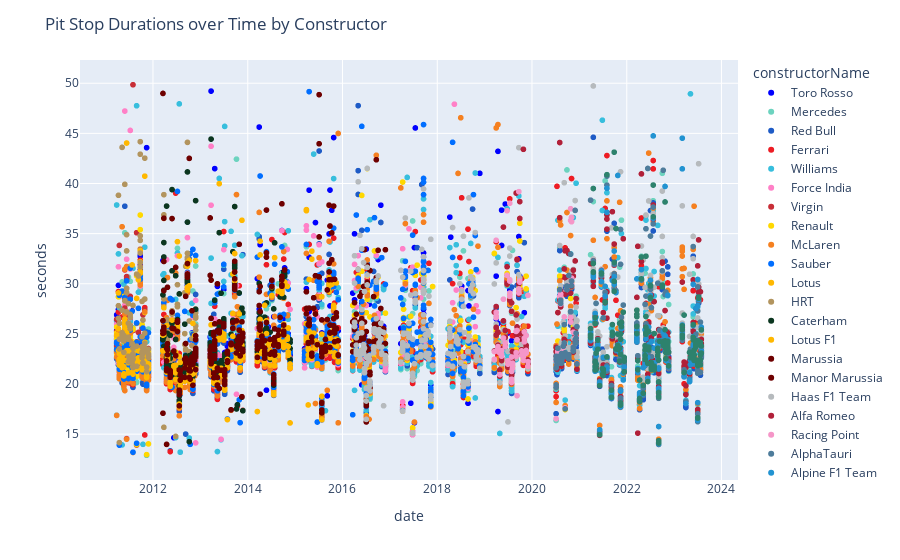

Write notebook code for a chart like this one.
### Code cell
fig = px.scatter(newpitstops[newpitstops['seconds']<50],
                 x='date',
                 y='seconds',
                 color='constructorName',
                 color_discrete_map=constructor_color_map,
                )
fig.update_layout(
    title_text='Pit Stop Durations over Time by Constructor',
)
fig.show()

print("The scatter plot below shows the pitstop times of each team from years 2015 to 2022, the cluster of datapoints shows the average times and the outliers. The outliers below the average show the teams who excell in pitstiops and the outliers above the clustered average shows which teams do not excell in pitstops.")

### Figure 1 — Plotly figure (JSON) as saved in the notebook; plotly's stock layout.template omitted (floating-point values rounded to 4 significant figures; data arrays with more than 128 entries replaced by an {"elided": "..."} marker saying what was removed)
{"data": [{"hovertemplate": "constructorName=Toro Rosso<br>date=%{x}<br>seconds=%{y}<extra></extra>", "legendgroup": "Toro Rosso", "marker": {"color": "#0000FF", "symbol": "circle"}, "mode": "markers", "name": "Toro Rosso", "showlegend": true, "type": "scattergl", "x": {"elided": "669 str values"}, "xaxis": "x", "y": {"elided": "669 float values"}, "yaxis": "y"}, {"hovertemplate": "constructorName=Mercedes<br>date=%{x}<br>seconds=%{y}<extra></extra>", "legendgroup": "Mercedes", "marker": {"color": "#6CD3BF", "symbol": "circle"}, "mode": "markers", "name": "Mercedes", "showlegend": true, "type": "scattergl", "x": {"elided": "934 str values"}, "xaxis": "x", "y": {"elided": "934 float values"}, "yaxis": "y"}, {"hovertemplate": "constructorName=Red Bull<br>date=%{x}<br>seconds=%{y}<extra></extra>", "legendgroup": "Red Bull", "marker": {"color": "#1E5BC6", "symbol": "circle"}, "mode": "markers", "name": "Red Bull", "showlegend": true, "type": "scattergl", "x": {"elided": "952 str values"}, "xaxis": "x", "y": {"elided": "952 float values"}, "yaxis": "y"}, {"hovertemplate": "constructorName=Ferrari<br>date=%{x}<br>seconds=%{y}<extra></extra>", "legendgroup": "Ferrari", "marker": {"color": "#ED1C24", "symbol": "circle"}, "mode": "markers", "name": "Ferrari", "showlegend": true, "type": "scattergl", "x": {"elided": "927 str values"}, "xaxis": "x", "y": {"elided": "927 float values"}, "yaxis": "y"}, {"hovertemplate": "constructorName=Williams<br>date=%{x}<br>seconds=%{y}<extra></extra>", "legendgroup": "Williams", "marker": {"color": "#37BEDD", "symbol": "circle"}, "mode": "markers", "name": "Williams", "showlegend": true, "type": "scattergl", "x": {"elided": "960 str values"}, "xaxis": "x", "y": {"elided": "960 float values"}, "yaxis": "y"}, {"hovertemplate": "constructorName=Force India<br>date=%{x}<br>seconds=%{y}<extra></extra>", "legendgroup": "Force India", "marker": {"color": "#FF80C7", "symbol": "circle"}, "mode": "markers", "name": "Force India", "showlegend": true, "type": "scattergl", "x": {"elided": "593 str values"}, "xaxis": "x", "y": {"elided": "593 float values"}, "yaxis": "y"}, {"hovertemplate": "constructorName=Virgin<br>date=%{x}<br>seconds=%{y}<extra></extra>", "legendgroup": "Virgin", "marker": {"color": "#c82e37", "symbol": "circle"}, "mode": "markers", "name": "Virgin", "showlegend": true, "type": "scattergl", "x": ["2011-03-27T00:00:00", "2011-03-27T00:00:00", "2011-03-27T00:00:00", "2011-04-10T00:00:00", "2011-04-10T00:00:00", "2011-04-10T00:00:00", "2011-04-10T00:00:00", "2011-04-17T00:00:00", "2011-04-17T00:00:00", "2011-04-17T00:00:00", "2011-04-17T00:00:00", "2011-04-17T00:00:00", "2011-05-08T00:00:00", "2011-05-08T00:00:00", "2011-05-22T00:00:00", "2011-05-22T00:00:00", "2011-05-22T00:00:00", "2011-05-22T00:00:00", "2011-05-22T00:00:00", "2011-05-22T00:00:00", "2011-05-29T00:00:00", "2011-05-29T00:00:00", "2011-05-29T00:00:00", "2011-06-12T00:00:00", "2011-06-12T00:00:00", "2011-06-12T00:00:00", "2011-06-12T00:00:00", "2011-06-12T00:00:00", "2011-06-12T00:00:00", "2011-06-12T00:00:00", "2011-06-26T00:00:00", "2011-06-26T00:00:00", "2011-06-26T00:00:00", "2011-06-26T00:00:00", "2011-07-10T00:00:00", "2011-07-10T00:00:00", "2011-07-10T00:00:00", "2011-07-10T00:00:00", "2011-07-24T00:00:00", "2011-07-24T00:00:00", "2011-07-24T00:00:00", "2011-07-24T00:00:00", "2011-07-31T00:00:00", "2011-07-31T00:00:00", "2011-07-31T00:00:00", "2011-07-31T00:00:00", "2011-07-31T00:00:00", "2011-07-31T00:00:00", "2011-07-31T00:00:00", "2011-08-28T00:00:00", "2011-08-28T00:00:00", "2011-08-28T00:00:00", "2011-08-28T00:00:00", "2011-08-28T00:00:00", "2011-08-28T00:00:00", "2011-09-11T00:00:00", "2011-09-11T00:00:00", "2011-09-25T00:00:00", "2011-09-25T00:00:00", "2011-10-09T00:00:00", "2011-10-09T00:00:00", "2011-10-09T00:00:00", "2011-10-09T00:00:00", "2011-10-09T00:00:00", "2011-10-09T00:00:00", "2011-10-16T00:00:00", "2011-10-16T00:00:00", "2011-10-16T00:00:00", "2011-10-16T00:00:00", "2011-10-30T00:00:00", "2011-10-30T00:00:00", "2011-10-30T00:00:00", "2011-11-13T00:00:00", "2011-11-13T00:00:00", "2011-11-27T00:00:00", "2011-11-27T00:00:00", "2011-11-27T00:00:00"], "xaxis": "x", "y": [25.26, 26.45, 23.79, 24.62, 24.43, 26.25, 24.42, 22.68, 21.91, 33.83, 22.9, 22.8, 22.78, 24.84, 22.74, 21.63, 21.17, 23.18, 22.98, 21.71, 26.83, 27.58, 26.46, 24.14, 30.5, 24.66, 14.54, 30.71, 24.43, 25.08, 21.9, 22.03, 21.94, 22.25, 25.42, 24.96, 28.74, 25.43, 22.25, 21.25, 20.76, 23.59, 22.22, 20.61, 20.93, 25.34, 20.92, 49.85, 22.47, 35.09, 13.91, 24.2, 21.72, 22.94, 22.11, 25.15, 22.78, 31.76, 31.59, 25.56, 21.73, 22.88, 23.01, 22.26, 24.27, 22.53, 22.48, 26.91, 22.41, 27.38, 22.69, 22.47, 21.79, 20.56, 21.86, 23.54, 22.45], "yaxis": "y"}, {"hovertemplate": "constructorName=Renault<br>date=%{x}<br>seconds=%{y}<extra></extra>", "legendgroup": "Renault", "marker": {"color": "#FFD800", "symbol": "circle"}, "mode": "markers", "name": "Renault", "showlegend": true, "type": "scattergl", "x": {"elided": "389 str values"}, "xaxis": "x", "y": {"elided": "389 float values"}, "yaxis": "y"}, {"hovertemplate": "constructorName=McLaren<br>date=%{x}<br>seconds=%{y}<extra></extra>", "legendgroup": "McLaren", "marker": {"color": "#F58020", "symbol": "circle"}, "mode": "markers", "name": "McLaren", "showlegend": true, "type": "scattergl", "x": {"elided": "917 str values"}, "xaxis": "x", "y": {"elided": "917 float values"}, "yaxis": "y"}, {"hovertemplate": "constructorName=Sauber<br>date=%{x}<br>seconds=%{y}<extra></extra>", "legendgroup": "Sauber", "marker": {"color": "#006EFF", "symbol": "circle"}, "mode": "markers", "name": "Sauber", "showlegend": true, "type": "scattergl", "x": {"elided": "607 str values"}, "xaxis": "x", "y": {"elided": "607 float values"}, "yaxis": "y"}, {"hovertemplate": "constructorName=Lotus<br>date=%{x}<br>seconds=%{y}<extra></extra>", "legendgroup": "Lotus", "marker": {"color": "#FFB800", "symbol": "circle"}, "mode": "markers", "name": "Lotus", "showlegend": true, "type": "scattergl", "x": ["2011-03-27T00:00:00", "2011-03-27T00:00:00", "2011-03-27T00:00:00", "2011-04-10T00:00:00", "2011-04-10T00:00:00", "2011-04-10T00:00:00", "2011-04-17T00:00:00", "2011-04-17T00:00:00", "2011-04-17T00:00:00", "2011-04-17T00:00:00", "2011-05-08T00:00:00", "2011-05-08T00:00:00", "2011-05-08T00:00:00", "2011-05-08T00:00:00", "2011-05-08T00:00:00", "2011-05-08T00:00:00", "2011-05-22T00:00:00", "2011-05-22T00:00:00", "2011-05-22T00:00:00", "2011-05-22T00:00:00", "2011-05-22T00:00:00", "2011-05-22T00:00:00", "2011-05-29T00:00:00", "2011-05-29T00:00:00", "2011-05-29T00:00:00", "2011-05-29T00:00:00", "2011-06-12T00:00:00", "2011-06-12T00:00:00", "2011-06-12T00:00:00", "2011-06-26T00:00:00", "2011-06-26T00:00:00", "2011-06-26T00:00:00", "2011-06-26T00:00:00", "2011-06-26T00:00:00", "2011-07-24T00:00:00", "2011-07-24T00:00:00", "2011-07-24T00:00:00", "2011-07-24T00:00:00", "2011-07-24T00:00:00", "2011-07-31T00:00:00", "2011-07-31T00:00:00", "2011-07-31T00:00:00", "2011-07-31T00:00:00", "2011-07-31T00:00:00", "2011-07-31T00:00:00", "2011-08-28T00:00:00", "2011-08-28T00:00:00", "2011-08-28T00:00:00", "2011-08-28T00:00:00", "2011-08-28T00:00:00", "2011-09-11T00:00:00", "2011-09-11T00:00:00", "2011-09-11T00:00:00", "2011-09-11T00:00:00", "2011-09-25T00:00:00", "2011-09-25T00:00:00", "2011-09-25T00:00:00", "2011-09-25T00:00:00", "2011-09-25T00:00:00", "2011-09-25T00:00:00", "2011-10-09T00:00:00", "2011-10-09T00:00:00", "2011-10-09T00:00:00", "2011-10-09T00:00:00", "2011-10-09T00:00:00", "2011-10-09T00:00:00", "2011-10-16T00:00:00", "2011-10-16T00:00:00", "2011-10-16T00:00:00", "2011-10-16T00:00:00", "2011-10-30T00:00:00", "2011-10-30T00:00:00", "2011-10-30T00:00:00", "2011-10-30T00:00:00", "2011-10-30T00:00:00", "2011-11-13T00:00:00", "2011-11-13T00:00:00", "2011-11-13T00:00:00", "2011-11-13T00:00:00", "2011-11-27T00:00:00", "2011-11-27T00:00:00", "2011-11-27T00:00:00", "2011-11-27T00:00:00", "2011-11-27T00:00:00"], "xaxis": "x", "y": [24.9, 24.85, 24.86, 25.52, 29.08, 23.34, 22.48, 21.89, 23.03, 22.26, 23.07, 22.86, 22.22, 22.85, 21.63, 23.11, 22.36, 21.72, 23.0, 21.02, 20.81, 23.07, 26.48, 25.88, 25.59, 26.07, 44.04, 23.33, 25.14, 23.24, 21.13, 22.63, 23.33, 22.13, 31.88, 22.33, 22.46, 22.09, 21.18, 22.77, 22.15, 20.99, 22.36, 21.71, 23.12, 28.54, 22.01, 22.31, 22.16, 21.48, 30.39, 23.42, 23.3, 22.61, 32.2, 31.62, 31.21, 31.05, 33.32, 31.17, 21.41, 21.52, 22.53, 21.64, 22.23, 22.16, 22.44, 22.85, 21.95, 22.67, 40.73, 22.89, 24.15, 22.23, 22.0, 21.15, 20.65, 20.82, 20.79, 22.85, 22.01, 21.48, 22.62, 21.55], "yaxis": "y"}, {"hovertemplate": "constructorName=HRT<br>date=%{x}<br>seconds=%{y}<extra></extra>", "legendgroup": "HRT", "marker": {"color": "#b2945e", "symbol": "circle"}, "mode": "markers", "name": "HRT", "showlegend": true, "type": "scattergl", "x": {"elided": "148 str values"}, "xaxis": "x", "y": {"elided": "148 float values"}, "yaxis": "y"}, {"hovertemplate": "constructorName=Caterham<br>date=%{x}<br>seconds=%{y}<extra></extra>", "legendgroup": "Caterham", "marker": {"color": "#0b361f", "symbol": "circle"}, "mode": "markers", "name": "Caterham", "showlegend": true, "type": "scattergl", "x": {"elided": "238 str values"}, "xaxis": "x", "y": {"elided": "238 float values"}, "yaxis": "y"}, {"hovertemplate": "constructorName=Lotus F1<br>date=%{x}<br>seconds=%{y}<extra></extra>", "legendgroup": "Lotus F1", "marker": {"color": "#FFB800", "symbol": "circle"}, "mode": "markers", "name": "Lotus F1", "showlegend": true, "type": "scattergl", "x": {"elided": "280 str values"}, "xaxis": "x", "y": {"elided": "280 float values"}, "yaxis": "y"}, {"hovertemplate": "constructorName=Marussia<br>date=%{x}<br>seconds=%{y}<extra></extra>", "legendgroup": "Marussia", "marker": {"color": "#6E0000", "symbol": "circle"}, "mode": "markers", "name": "Marussia", "showlegend": true, "type": "scattergl", "x": {"elided": "230 str values"}, "xaxis": "x", "y": {"elided": "230 float values"}, "yaxis": "y"}, {"hovertemplate": "constructorName=Manor Marussia<br>date=%{x}<br>seconds=%{y}<extra></extra>", "legendgroup": "Manor Marussia", "marker": {"color": "#6E0000", "symbol": "circle"}, "mode": "markers", "name": "Manor Marussia", "showlegend": true, "type": "scattergl", "x": {"elided": "148 str values"}, "xaxis": "x", "y": {"elided": "148 float values"}, "yaxis": "y"}, {"hovertemplate": "constructorName=Haas F1 Team<br>date=%{x}<br>seconds=%{y}<extra></extra>", "legendgroup": "Haas F1 Team", "marker": {"color": "#B6BABD", "symbol": "circle"}, "mode": "markers", "name": "Haas F1 Team", "showlegend": true, "type": "scattergl", "x": {"elided": "505 str values"}, "xaxis": "x", "y": {"elided": "505 float values"}, "yaxis": "y"}, {"hovertemplate": "constructorName=Alfa Romeo<br>date=%{x}<br>seconds=%{y}<extra></extra>", "legendgroup": "Alfa Romeo", "marker": {"color": "#B12039", "symbol": "circle"}, "mode": "markers", "name": "Alfa Romeo", "showlegend": true, "type": "scattergl", "x": {"elided": "300 str values"}, "xaxis": "x", "y": {"elided": "300 float values"}, "yaxis": "y"}, {"hovertemplate": "constructorName=Racing Point<br>date=%{x}<br>seconds=%{y}<extra></extra>", "legendgroup": "Racing Point", "marker": {"color": "#F596C8", "symbol": "circle"}, "mode": "markers", "name": "Racing Point", "showlegend": true, "type": "scattergl", "x": ["2019-03-17T00:00:00", "2019-03-17T00:00:00", "2019-03-31T00:00:00", "2019-03-31T00:00:00", "2019-03-31T00:00:00", "2019-03-31T00:00:00", "2019-04-14T00:00:00", "2019-04-14T00:00:00", "2019-04-14T00:00:00", "2019-04-28T00:00:00", "2019-04-28T00:00:00", "2019-05-12T00:00:00", "2019-05-12T00:00:00", "2019-05-12T00:00:00", "2019-05-26T00:00:00", "2019-05-26T00:00:00", "2019-06-09T00:00:00", "2019-06-09T00:00:00", "2019-06-23T00:00:00", "2019-06-23T00:00:00", "2019-06-30T00:00:00", "2019-06-30T00:00:00", "2019-07-14T00:00:00", "2019-07-14T00:00:00", "2019-07-14T00:00:00", "2019-07-14T00:00:00", "2019-07-14T00:00:00", "2019-07-28T00:00:00", "2019-07-28T00:00:00", "2019-07-28T00:00:00", "2019-07-28T00:00:00", "2019-07-28T00:00:00", "2019-08-04T00:00:00", "2019-08-04T00:00:00", "2019-08-04T00:00:00", "2019-09-01T00:00:00", "2019-09-01T00:00:00", "2019-09-01T00:00:00", "2019-09-08T00:00:00", "2019-09-08T00:00:00", "2019-09-08T00:00:00", "2019-09-22T00:00:00", "2019-09-22T00:00:00", "2019-09-22T00:00:00", "2019-09-22T00:00:00", "2019-09-29T00:00:00", "2019-09-29T00:00:00", "2019-10-13T00:00:00", "2019-10-13T00:00:00", "2019-10-13T00:00:00", "2019-10-27T00:00:00", "2019-10-27T00:00:00", "2019-11-03T00:00:00", "2019-11-03T00:00:00", "2019-11-03T00:00:00", "2019-11-17T00:00:00", "2019-11-17T00:00:00", "2019-11-17T00:00:00", "2019-11-17T00:00:00", "2019-12-01T00:00:00", "2019-12-01T00:00:00", "2019-12-01T00:00:00", "2020-07-05T00:00:00", "2020-07-05T00:00:00", "2020-07-12T00:00:00", "2020-07-12T00:00:00", "2020-07-19T00:00:00", "2020-07-19T00:00:00", "2020-07-19T00:00:00", "2020-07-19T00:00:00", "2020-07-19T00:00:00", "2020-08-02T00:00:00", "2020-08-09T00:00:00", "2020-08-09T00:00:00", "2020-08-09T00:00:00", "2020-08-09T00:00:00", "2020-08-09T00:00:00", "2020-08-16T00:00:00", "2020-08-16T00:00:00", "2020-08-16T00:00:00", "2020-08-30T00:00:00", "2020-08-30T00:00:00", "2020-09-06T00:00:00", "2020-09-13T00:00:00", "2020-09-13T00:00:00", "2020-09-13T00:00:00", "2020-09-13T00:00:00", "2020-09-13T00:00:00", "2020-09-27T00:00:00", "2020-10-11T00:00:00", "2020-10-11T00:00:00", "2020-10-11T00:00:00", "2020-10-11T00:00:00", "2020-10-25T00:00:00", "2020-10-25T00:00:00", "2020-10-25T00:00:00", "2020-10-25T00:00:00", "2020-11-01T00:00:00", "2020-11-01T00:00:00", "2020-11-01T00:00:00", "2020-11-01T00:00:00", "2020-11-01T00:00:00", "2020-11-15T00:00:00", "2020-11-15T00:00:00", "2020-11-15T00:00:00", "2020-11-29T00:00:00", "2020-11-29T00:00:00", "2020-12-06T00:00:00", "2020-12-06T00:00:00", "2020-12-06T00:00:00", "2020-12-13T00:00:00"], "xaxis": "x", "y": [23.23, 22.47, 34.34, 26.6, 27.14, 26.8, 23.73, 23.47, 23.52, 20.94, 23.1, 23.32, 22.78, 22.9, 28.46, 24.59, 24.08, 23.73, 37.29, 30.85, 21.98, 22.33, 30.4, 29.07, 30.26, 38.03, 28.75, 22.7, 21.26, 21.96, 20.47, 20.15, 22.09, 21.56, 21.9, 22.77, 25.25, 23.13, 18.84, 24.42, 25.34, 29.08, 29.48, 39.19, 29.46, 30.27, 30.17, 23.29, 22.88, 23.3, 22.36, 22.75, 24.57, 25.2, 24.21, 23.08, 23.14, 23.35, 24.84, 28.84, 21.78, 22.23, 22.38, 16.55, 22.12, 22.76, 23.08, 22.53, 22.06, 23.26, 22.05, 28.72, 28.98, 28.39, 28.74, 28.23, 27.97, 22.35, 22.39, 22.64, 23.69, 23.18, 26.69, 17.62, 22.85, 17.53, 23.09, 23.0, 29.6, 22.88, 22.61, 22.7, 22.69, 26.18, 26.64, 36.31, 37.48, 36.19, 30.57, 36.63, 29.98, 30.55, 23.73, 23.65, 25.16, 24.32, 24.59, 24.21, 24.51, 24.68, 22.04], "yaxis": "y"}, {"hovertemplate": "constructorName=AlphaTauri<br>date=%{x}<br>seconds=%{y}<extra></extra>", "legendgroup": "AlphaTauri", "marker": {"color": "#4E7C9B", "symbol": "circle"}, "mode": "markers", "name": "AlphaTauri", "showlegend": true, "type": "scattergl", "x": {"elided": "241 str values"}, "xaxis": "x", "y": {"elided": "241 float values"}, "yaxis": "y"}, {"hovertemplate": "constructorName=Alpine F1 Team<br>date=%{x}<br>seconds=%{y}<extra></extra>", "legendgroup": "Alpine F1 Team", "marker": {"color": "#2293D1", "symbol": "circle"}, "mode": "markers", "name": "Alpine F1 Team", "showlegend": true, "type": "scattergl", "x": {"elided": "165 str values"}, "xaxis": "x", "y": {"elided": "165 float values"}, "yaxis": "y"}, {"hovertemplate": "constructorName=Aston Martin<br>date=%{x}<br>seconds=%{y}<extra></extra>", "legendgroup": "Aston Martin", "marker": {"color": "#2D826D", "symbol": "circle"}, "mode": "markers", "name": "Aston Martin", "showlegend": true, "type": "scattergl", "x": {"elided": "178 str values"}, "xaxis": "x", "y": {"elided": "178 float values"}, "yaxis": "y"}], "layout": {"legend": {"title": {"text": "constructorName"}, "tracegroupgap": 0}, "margin": {"t": 60}, "title": {"text": "Pit Stop Durations over Time by Constructor"}, "xaxis": {"anchor": "y", "domain": [0, 1], "title": {"text": "date"}}, "yaxis": {"anchor": "x", "domain": [0, 1], "title": {"text": "seconds"}}}}
